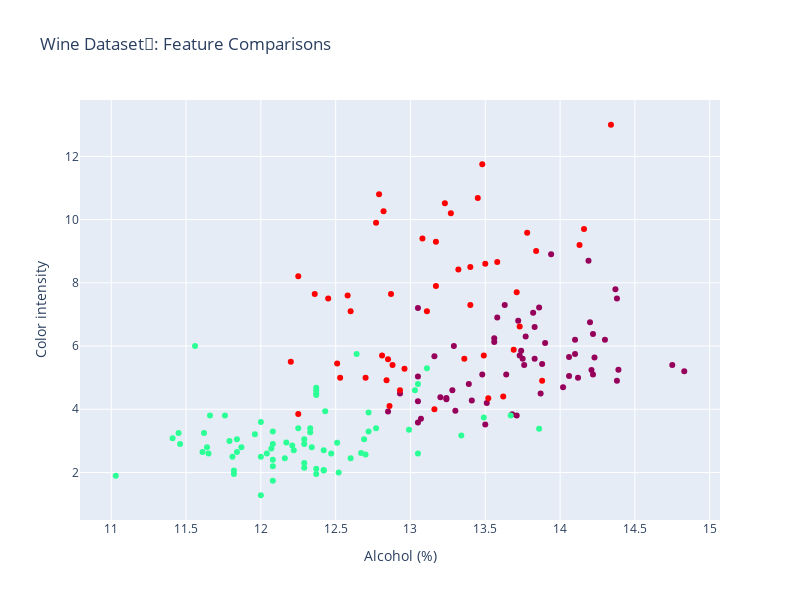

The code cell stored with this chart in its notebook:
### Code cell
fig = go.Figure()

fig.add_trace(go.Scatter(x=df_wine["Alcohol"], y=df_wine["Color_intensity"],
                         mode='markers',
                         name='RI vs Na',
                         marker=dict(color=df_wine['class'], colorscale='Rainbow', showscale=False)))  # showscale to show the color scale

fig.update_xaxes(title_text="Alcohol (%)")
fig.update_yaxes(title_text="Color intensity")

fig.update_layout(height=600, width=800, title_text="Wine Dataset🍷: Feature Comparisons")

fig.show()

### Figure 1 — Plotly figure (JSON) as saved in the notebook; plotly's stock layout.template omitted (floating-point values rounded to 4 significant figures; data arrays with more than 128 entries replaced by an {"elided": "..."} marker saying what was removed)
{"data": [{"marker": {"color": {"elided": "178 int values"}, "colorscale": [[0, "rgb(150,0,90)"], [0.125, "rgb(0,0,200)"], [0.25, "rgb(0,25,255)"], [0.375, "rgb(0,152,255)"], [0.5, "rgb(44,255,150)"], [0.625, "rgb(151,255,0)"], [0.75, "rgb(255,234,0)"], [0.875, "rgb(255,111,0)"], [1, "rgb(255,0,0)"]], "showscale": false}, "mode": "markers", "name": "RI vs Na", "type": "scatter", "x": {"elided": "178 float values"}, "y": {"elided": "178 float values"}}], "layout": {"height": 600, "title": {"text": "Wine Dataset🍷: Feature Comparisons"}, "width": 800, "xaxis": {"title": {"text": "Alcohol (%)"}}, "yaxis": {"title": {"text": "Color intensity"}}}}
